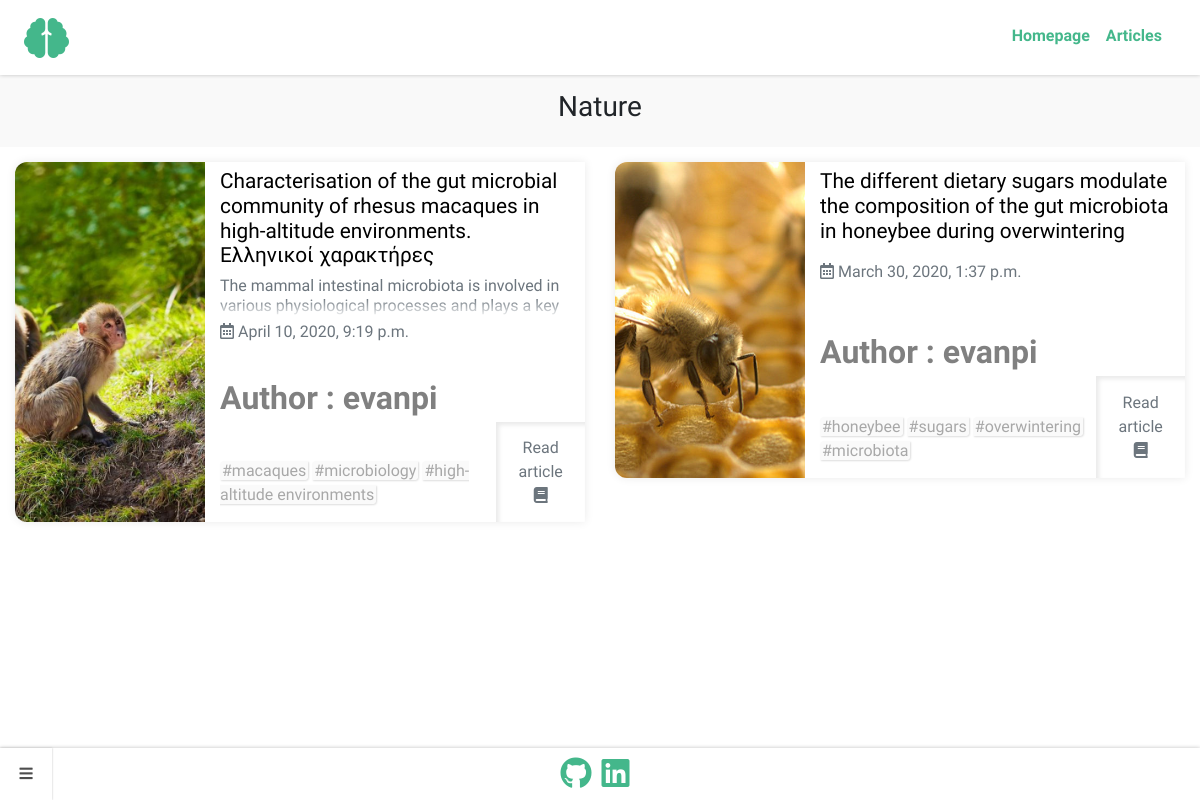
/articles/category/nature/, run on the app's committed database.
### articles/models.py (models this page shows, shortened)
class ArticlesCategories(models.Model):
    class Meta:
        verbose_name = 'Articles Category'
        verbose_name_plural = 'Articles Categories'
    title = models.CharField(max_length=100, unique=True)
    slug = models.SlugField(editable=False,max_length=100,default='')
    image = models.ImageField(upload_to = "Articles_Categories_Images", default='', blank=True)

class Articles(models.Model):
    class Meta:
        verbose_name = 'Article'
        verbose_name_plural = 'Articles'
    category = models.ForeignKey(ArticlesCategories, on_delete=models.SET_NULL, null=True, blank=True)
    title = models.CharField(max_length=256)
    search = models.CharField(default='',editable=False,max_length=512)
    slug = models.SlugField(editable=False,max_length=256)
    subtitle = models.TextField(max_length=256, blank=True)
    image = models.ImageField(upload_to = "Articles_Images", default='')
    article = RichTextUploadingField()
    tags = TaggableManager()
    created = models.DateTimeField(auto_now_add=True)
    updated = models.DateTimeField(auto_now=True)
    publish_date = models.DateTimeField()
    author = models.CharField(editable=False, default='', max_length=256)

### articles/views.py (the view)
# urls.py: path('articles/category/<str:slug>/', views.articlesCategory, name='articlesCategory'),
def articlesCategory(request, slug):
    category = ArticlesCategories.objects.get(slug=slug)
    articles = Articles.objects.filter(category=category)
    articles_Filter = ArticlesFilter()
    context = {'category':category,'articles':articles, 'articles_Filter':articles_Filter}
    return render(request, 'articles/articlesCategory.html', context)

### articles/templates/articles/articlesCategory.html (shortened to what this page needs)
{% extends 'articles/base.html' %}
{% load static %}
{% load thumbnail %}
{% block links %}
<link rel="stylesheet" href="{% static 'articles/css/articles.css' %}">
<link rel="stylesheet" href="https://unpkg.com/aos@next/dist/aos.css" />
{% endblock %}
{% block main %}
{% include 'articles/navigation.html' %}
<div style="padding-top:15px; padding-bottom:15px; background:#f9f9f9;" class="container-fluid text-center">
  <h3 data-aos='fade-right' data-aos-duration='1000'>{{category.title}}</h3>
</div>
<div id="articles1">
  <div class="container-fluid">
    <div id="articlesContainer" class="row">
      {% for article in articles %}
      <div class="col-12 col-xl-6">
        <div class="container-fluid">
          <div class="row articleRow">
            {% thumbnail article.image "500x500" quality=91 as im %}
            <div style="background-image:url({{im.url}}); min-height:245px;" class="col-12 col-sm-5 col-lg-4 articleImageDiv">
              <a href="{% url 'article' article.slug %}">
                <div class="articleImageDivInner">
                </div>
              </a>
            </div>
            {% endthumbnail %}
            <div class="col-12 col-sm-7 col-lg-8">
              <div class="articleInfo">
                <div class="title-Subtitle-Publised-Author">
                  <a href="{% url 'article' article.slug %}">
                    <h4 class="articleTitle">{{article.title}}</h4>
                    {% if article.subtitle != '' %}
                    <div class="fade-div">
                      <h6 class="articleSubtitle text-muted">{{article.subtitle}}</h6>
                      <p class="fade-effect"></p>
                    </div>
                    {% endif %}
                  </a>
                  <h6 class="text-muted published"><i class="far fa-calendar-alt"></i> {{article.publish_date}}</h6><br>
                  <span class="author">Author : {{article.author}}</span>
                </div>
                <div style="display:flex; flex:1; justify-content:space-between; width:100%;">
                  <div class="tags">
                    <div>
                      {% for tag in article.tags.all %}
                      <span>#{{ tag }}</span>
                      {% endfor %}
                    </div>
                  </div>
                  <a href="{% url 'article' article.slug %}">
                    <button type="button" class="btn btn-outline-dark readArticle">Read article <br><i class="fas fa-book book"></i> </button>
                  </a>
                </div>
              </div>
            </div>
          </div>
        </div>
      </div>
      {% endfor %}
    </div>
  </div>
</div>
{% endblock %}
{% block footer %}
{% include 'articles/footer.html' %}
{% endblock %}

### articles/static/articles/css/base.css (style rules this page uses)
#Site { display: flex; min-height: 100vh; flex-direction: column; }
body, html { font-family: 'Didact Gothic', sans-serif; max-width: 100vw !important; overflow-x: hidden; }
a { text-decoration: none !important; outline: none !important; }

### articles/static/articles/css/articles.css (style rules this page uses)
#articles1 { width: 100%; display: flex; flex-direction: column; justify-content: flex-start; align-items: center; padding-top: 15px; }
.articleRow { box-shadow: 0px 0px 10px #eaeaea; margin-bottom: 15px; transition: 0.4s; background: white; }
.articleInfo { display: flex; flex-direction: column; justify-content: flex-start; align-items: flex-start; height: 100%; }
.title-Subtitle-Publised-Author { min-height: 214px; display: flex; flex-direction: column; justify-content: space-between; }
.articleImageDiv { padding-left: 0; background-position: center; background-size: cover; background-repeat: no-repeat; }
@media only screen and (min-width: 576px) { .articleImageDiv { border-top-left-radius: 0.75rem; border-bottom-left-radius: 0.75rem; } }
@media only screen and (min-width: 576px) { .articleRow { border-top-left-radius: 0.75rem; border-bottom-left-radius: 0.75rem; } }
.articleImageDivInner { width: 100%; height: 100%; min-height: 316px; }
.readArticle { height: 100%; min-height: 100px; border: none; box-shadow: 3px 3px 4px #eaeaea inset; border-radius: 0; margin-right: -15px; color: #6c757d; transition: 0.6s; }
.title-Subtitle-Publised-Author .articleTitle { margin-top: 7px; color: black; font-size: 1.3rem; }
.author { font-family: 'Stalemate', 'Didact Gothic', sans-serif; margin: 0; font-weight: bold; color: gray; font-size: 32px; }
.published { margin-top: 4px; }
.tags { width: 100%; display: flex; flex-direction: column; justify-content: flex-end; align-items: flex-start; margin-top: 15px; margin-bottom: 15px; }
.tags span { border: none; border-radius: 0; box-shadow: 1px 1px 2px #dedede; color: #a8a8a8; padding-left: 2px; padding-right: 2px; border-top-left-radius: 4px; border-bottom-right-radius: 4px; background: #fafafa; }
.fade-div { height: 42px; position: relative; overflow: hidden; }
.fade-effect { position: absolute; bottom: 0; left: 0; width: 100%; text-align: center; margin: 0; padding: 30px 0; background-image: linear-gradient(to bottom, transparent, transparent, transparent, white); }

### data on the page
ArticlesCategories: title "Nature"
Articles: shows a picture, title "Characterisation of the gut microbial community of rhesus macaques in high-altitude environments. Ελληνικοί χαρακτήρες", subtitle "The mammal intestinal microbiota is involved in various physiological processes and plays a key…", publish_date "April 10, 2020, 9:19 p.m.", author "evanpi"
Tag: name "macaques"
Tag: name "microbiology"
Tag: name "high-altitude environments"
Articles: shows a picture, title "The different dietary sugars modulate the composition of the gut microbiota in honeybee during overwintering", publish_date "March 30, 2020, 1:37 p.m.", author "evanpi"
Tag: name "honeybee"
Tag: name "sugars"
Tag: name "overwintering"
Tag: name "microbiota"
